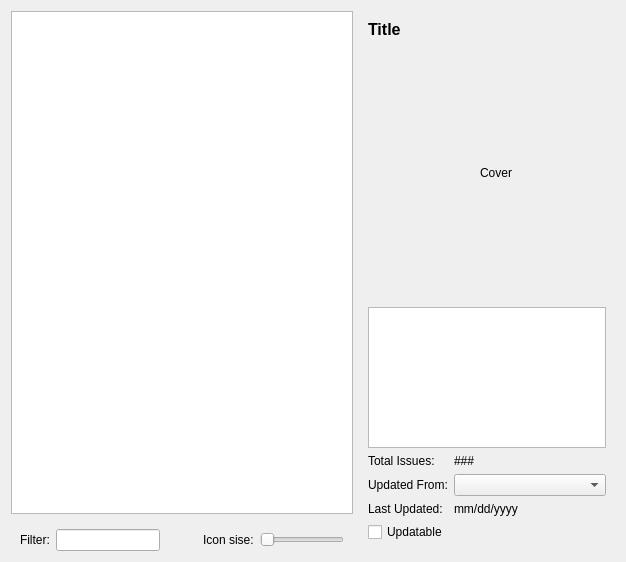
<?xml version="1.0" encoding="UTF-8"?>
<ui version="4.0">
 <class>LocalLibrary</class>
 <widget class="QWidget" name="LocalLibrary">
  <property name="geometry">
   <rect>
    <x>0</x>
    <y>0</y>
    <width>626</width>
    <height>562</height>
   </rect>
  </property>
  <property name="windowTitle">
   <string>Form</string>
  </property>
  <layout class="QHBoxLayout" name="horizontalLayout_3">
   <item>
    <widget class="QWidget" name="widget" native="true">
     <layout class="QVBoxLayout" name="verticalLayout">
      <property name="leftMargin">
       <number>0</number>
      </property>
      <property name="topMargin">
       <number>0</number>
      </property>
      <property name="rightMargin">
       <number>0</number>
      </property>
      <property name="bottomMargin">
       <number>0</number>
      </property>
      <item>
       <widget class="QListView" name="libraryView">
        <property name="editTriggers">
         <set>QAbstractItemView::NoEditTriggers</set>
        </property>
        <property name="showDropIndicator" stdset="0">
         <bool>false</bool>
        </property>
        <property name="movement">
         <enum>QListView::Static</enum>
        </property>
        <property name="isWrapping" stdset="0">
         <bool>true</bool>
        </property>
        <property name="resizeMode">
         <enum>QListView::Adjust</enum>
        </property>
        <property name="wordWrap">
         <bool>true</bool>
        </property>
       </widget>
      </item>
      <item>
       <widget class="QWidget" name="widget_5" native="true">
        <property name="sizePolicy">
         <sizepolicy hsizetype="Preferred" vsizetype="Fixed">
          <horstretch>0</horstretch>
          <verstretch>0</verstretch>
         </sizepolicy>
        </property>
        <layout class="QHBoxLayout" name="horizontalLayout">
         <property name="bottomMargin">
          <number>0</number>
         </property>
         <item>
          <widget class="QLabel" name="label">
           <property name="text">
            <string>Filter:</string>
           </property>
          </widget>
         </item>
         <item>
          <widget class="QLineEdit" name="seriesFilter"/>
         </item>
         <item>
          <spacer name="horizontalSpacer">
           <property name="orientation">
            <enum>Qt::Horizontal</enum>
           </property>
           <property name="sizeHint" stdset="0">
            <size>
             <width>40</width>
             <height>20</height>
            </size>
           </property>
          </spacer>
         </item>
         <item>
          <widget class="QLabel" name="label_2">
           <property name="text">
            <string>Icon sise:</string>
           </property>
          </widget>
         </item>
         <item>
          <widget class="QSlider" name="iconSizeSelector">
           <property name="sizePolicy">
            <sizepolicy hsizetype="Fixed" vsizetype="Fixed">
             <horstretch>0</horstretch>
             <verstretch>0</verstretch>
            </sizepolicy>
           </property>
           <property name="maximum">
            <number>7</number>
           </property>
           <property name="pageStep">
            <number>0</number>
           </property>
           <property name="orientation">
            <enum>Qt::Horizontal</enum>
           </property>
          </widget>
         </item>
        </layout>
       </widget>
      </item>
     </layout>
    </widget>
   </item>
   <item>
    <widget class="QWidget" name="widget_4" native="true">
     <property name="sizePolicy">
      <sizepolicy hsizetype="Fixed" vsizetype="Preferred">
       <horstretch>0</horstretch>
       <verstretch>0</verstretch>
      </sizepolicy>
     </property>
     <property name="maximumSize">
      <size>
       <width>256</width>
       <height>16777215</height>
      </size>
     </property>
     <layout class="QFormLayout" name="formLayout">
      <property name="fieldGrowthPolicy">
       <enum>QFormLayout::AllNonFixedFieldsGrow</enum>
      </property>
      <item row="0" column="0" colspan="2">
       <widget class="QLabel" name="comicsTitle">
        <property name="font">
         <font>
          <pointsize>12</pointsize>
          <weight>75</weight>
          <bold>true</bold>
         </font>
        </property>
        <property name="text">
         <string>Title</string>
        </property>
        <property name="wordWrap">
         <bool>true</bool>
        </property>
       </widget>
      </item>
      <item row="1" column="0">
       <widget class="QLabel" name="comicsCover">
        <property name="sizePolicy">
         <sizepolicy hsizetype="Fixed" vsizetype="Fixed">
          <horstretch>0</horstretch>
          <verstretch>0</verstretch>
         </sizepolicy>
        </property>
        <property name="minimumSize">
         <size>
          <width>256</width>
          <height>256</height>
         </size>
        </property>
        <property name="maximumSize">
         <size>
          <width>256</width>
          <height>256</height>
         </size>
        </property>
        <property name="text">
         <string>Cover</string>
        </property>
        <property name="alignment">
         <set>Qt::AlignCenter</set>
        </property>
       </widget>
      </item>
      <item row="2" column="0" colspan="2">
       <widget class="QTextBrowser" name="comicsSummary"/>
      </item>
      <item row="3" column="0">
       <widget class="QLabel" name="label_3">
        <property name="text">
         <string>Total Issues:</string>
        </property>
       </widget>
      </item>
      <item row="3" column="1">
       <widget class="QLabel" name="comicsTotalIssues">
        <property name="text">
         <string>###</string>
        </property>
       </widget>
      </item>
      <item row="5" column="0">
       <widget class="QLabel" name="label_5">
        <property name="text">
         <string>Updated From:</string>
        </property>
       </widget>
      </item>
      <item row="5" column="1">
       <widget class="QComboBox" name="comicsSource"/>
      </item>
      <item row="6" column="0">
       <widget class="QLabel" name="label_4">
        <property name="text">
         <string>Last Updated:</string>
        </property>
       </widget>
      </item>
      <item row="6" column="1">
       <widget class="QLabel" name="comicLastUpdated">
        <property name="text">
         <string>mm/dd/yyyy</string>
        </property>
       </widget>
      </item>
      <item row="9" column="0">
       <widget class="QCheckBox" name="comicsUpdatable">
        <property name="text">
         <string>Updatable</string>
        </property>
       </widget>
      </item>
     </layout>
    </widget>
   </item>
  </layout>
 </widget>
 <resources/>
 <connections/>
</ui>
